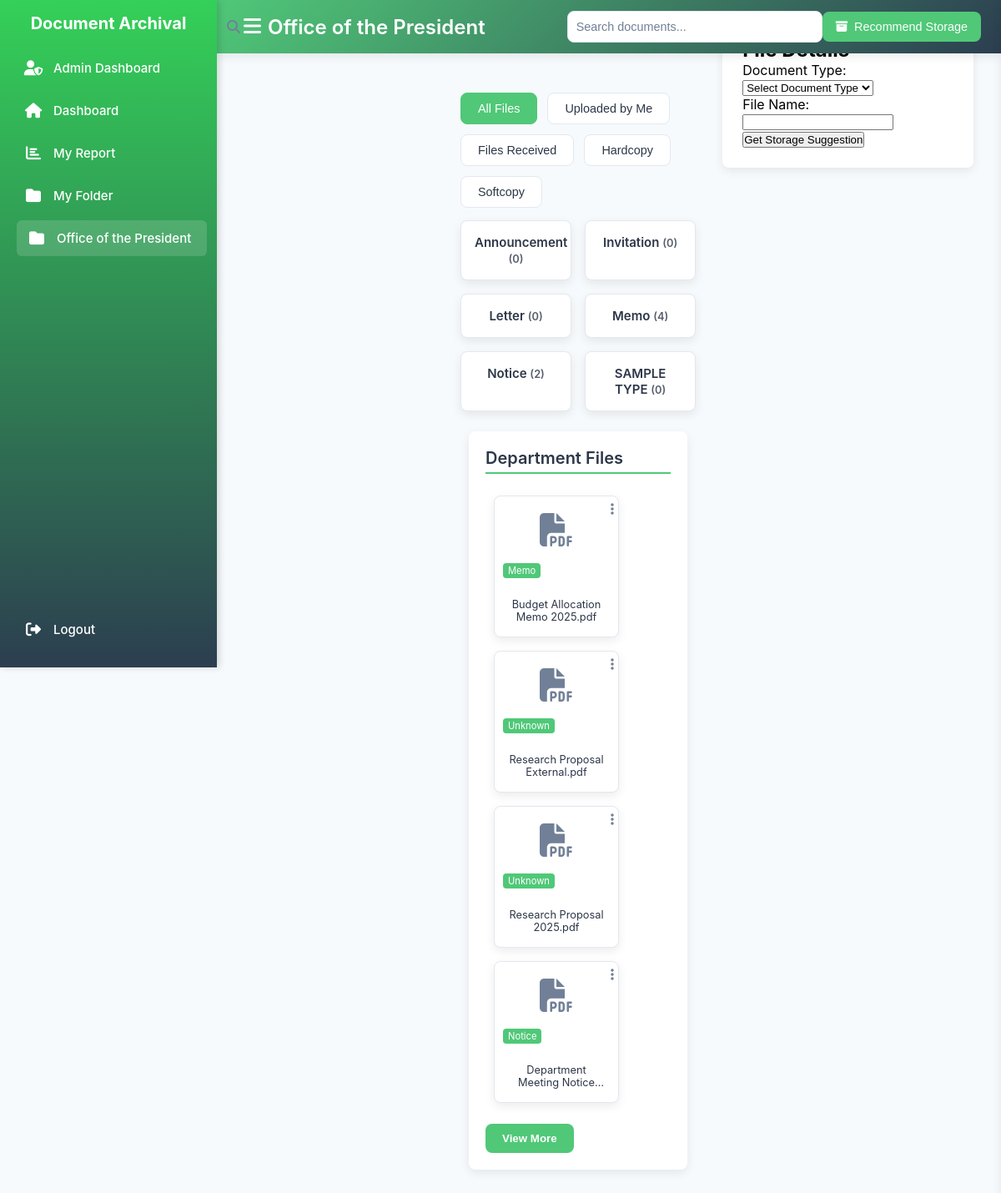
/department_folder.php?department_id=30 (signed in), run on the app's committed database.
### tables this page shows
CREATE TABLE `departments` (
  `department_id` int(11) NOT NULL AUTO_INCREMENT,
  `department_name` varchar(255) NOT NULL COMMENT 'Name of the department',
  `department_type` enum('college','office','sub_department') NOT NULL COMMENT 'Type (e.g., college, office, sub_department)',
  `name_type` enum('Academic','Administrative','Program') NOT NULL COMMENT 'Category (e.g., Academic, Administrative, Program)',
  `parent_department_id` int(11) DEFAULT NULL COMMENT 'Recursive reference to parent department',
  PRIMARY KEY (`department_id`),
  KEY `idx_parent_department` (`parent_department_id`),
  KEY `idx_department_type` (`department_type`,`name_type`),
  CONSTRAINT `fk_departments_parent` FOREIGN KEY (`parent_department_id`) REFERENCES `departments` (`department_id`) ON DELETE SET NULL
);

CREATE TABLE `files` (
  `file_id` int(11) NOT NULL AUTO_INCREMENT,
  `parent_file_id` int(11) DEFAULT NULL COMMENT 'Recursive reference to parent file (e.g., for versions or copies)',
  `file_name` varchar(255) NOT NULL COMMENT 'Name of the file',
  `meta_data` varchar(255) DEFAULT NULL COMMENT 'Optional metadata (e.g., description)',
  `user_id` int(11) NOT NULL COMMENT 'Uploader user ID',
  `upload_date` datetime DEFAULT NULL COMMENT 'File upload timestamp',
  `file_size` int(11) NOT NULL COMMENT 'File size in bytes',
  `file_type` enum('pdf','docx','txt','png','jpg','jpeg','csv','xlsx') NOT NULL COMMENT 'File type (e.g., pdf, docx, txt, png, jpg, jpeg, csv, xlsx)',
  `document_type_id` int(11) DEFAULT NULL COMMENT 'References document_types.document_type_id',
  `file_status` enum('active','archived','deleted','pending_ocr','ocr_complete') NOT NULL DEFAULT 'active' COMMENT 'Lifecycle status of the file',
  `location_id` int(11) DEFAULT NULL COMMENT 'References storage_locations.location_id',
  `copy_type` enum('original','copy') DEFAULT NULL COMMENT 'Type of copy (e.g., copy, original)',
  `file_path` varchar(255) NOT NULL COMMENT 'File storage path',
  `department_id` int(11) DEFAULT NULL COMMENT 'References departments.department_id',
  PRIMARY KEY (`file_id`),
  KEY `idx_parent_file` (`parent_file_id`),
  KEY `idx_user_id` (`user_id`),
  KEY `idx_document_type` (`document_type_id`),
  KEY `idx_location_id` (`location_id`),
  KEY `idx_file_status` (`file_status`),
  KEY `idx_upload_date` (`upload_date`),
  KEY `idx_file_copy_type` (`copy_type`),
  KEY `idx_file_document_status` (`document_type_id`,`file_status`),
  KEY `fk_files_department` (`department_id`),
  CONSTRAINT `fk_files_department` FOREIGN KEY (`department_id`) REFERENCES `departments` (`department_id`) ON DELETE SET NULL,
  CONSTRAINT `fk_files_document_type` FOREIGN KEY (`document_type_id`) REFERENCES `document_types` (`document_type_id`) ON DELETE SET NULL,
  CONSTRAINT `fk_files_location` FOREIGN KEY (`location_id`) REFERENCES `storage_locations` (`location_id`) ON DELETE SET NULL,
  CONSTRAINT `fk_files_parent` FOREIGN KEY (`parent_file_id`) REFERENCES `files` (`file_id`) ON DELETE SET NULL ON UPDATE CASCADE,
  CONSTRAINT `fk_files_user` FOREIGN KEY (`user_id`) REFERENCES `users` (`user_id`) ON DELETE CASCADE
);

CREATE TABLE `documents_type_fields` (
  `Document_type_id` int(11) NOT NULL,
  `Document_type_field` int(11) DEFAULT NULL,
  `Field_name` varchar(255) DEFAULT NULL,
  `Field_label` varchar(255) DEFAULT NULL,
  `Field_type` int(11) DEFAULT NULL,
  `Is_required` tinyint(1) DEFAULT NULL
);

### Department_folder.php (the view, shortened to what this page needs)
<?php
require_once 'log_activity.php';
require_once 'notification.php';
function validateSession(): array
{
    return ['user_id' => (int)$_SESSION['user_id'], 'role' => $_SESSION['role']];
}
function getFileIcon(string $fileName): string
{
    $iconClasses = [
        'pdf' => 'fas fa-file-pdf',
        'doc' => 'fas fa-file-word',
        'docx' => 'fas fa-file-word',
        'xls' => 'fas fa-file-excel',
        'xlsx' => 'fas fa-file-excel',
        'ppt' => 'fas fa-file-powerpoint',
        'pptx' => 'fas fa-file-powerpoint',
        'txt' => 'fas fa-file-alt',
        'jpg' => 'fas fa-file-image',
        'jpeg' => 'fas fa-file-image',
        'png' => 'fas fa-file-image',
        'default' => 'fas fa-file'
    ];
    $extension = strtolower(pathinfo($fileName, PATHINFO_EXTENSION));
    return $iconClasses[$extension] ?? $iconClasses['default'];
}
function fetchUserDepartments(PDO $pdo, int $userId): array
{
    $stmt = $pdo->prepare("
        SELECT d.Department_id AS id, d.Department_name AS name
        FROM departments d
        JOIN users_department ud ON d.Department_id = ud.Department_id
        WHERE ud.User_id = ?
        ORDER BY d.Department_name
    ");
    $stmt->execute([$userId]);
    return $stmt->fetchAll(PDO::FETCH_ASSOC);
}
function fetchDocumentTypes(PDO $pdo): array
{
    $stmt = $pdo->prepare("SELECT DISTINCT Field_name AS name FROM documents_type_fields ORDER BY Field_name");
    $stmt->execute();
    return $stmt->fetchAll(PDO::FETCH_ASSOC);
}
function fetchDepartmentFiles(PDO $pdo, int $userId, int $departmentId): array
{
    $stmt = $pdo->prepare("
        SELECT f.File_id AS id, f.File_name AS file_name, f.User_id AS user_id, f.Upload_date AS upload_date,
               f.File_size AS file_size, f.File_type AS file_type, f.File_path AS file_path, f.Meta_data AS meta_data,
               dtf.Field_name AS document_type, u.Username AS uploader_name
        FROM files f
        LEFT JOIN documents_type_fields dtf ON f.Document_type_id = dtf.Document_type_id
        LEFT JOIN users u ON f.User_id = u.User_id
        JOIN users_department ud ON ud.User_id = f.User_id AND ud.Department_id = ?
        WHERE f.File_status != 'deleted' AND ud.User_id IN (
            SELECT User_id FROM users_department WHERE Department_id = ?
        )
        ORDER BY f.Upload_date DESC
    ");
    $stmt->execute([$departmentId, $departmentId]);
    $files = $stmt->fetchAll(PDO::FETCH_ASSOC);
    foreach ($files as &$file) {
        $metaData = json_decode($file['meta_data'] ?? '{}', true);
    }
    return $files;
}
function validateDepartmentAccess(PDO $pdo, int $userId, int $departmentId): bool
{
    $stmt = $pdo->prepare("
        SELECT COUNT(*) FROM users_department
        WHERE User_id = ? AND Department_id = ?
    ");
    $stmt->execute([$userId, $departmentId]);
    return $stmt->fetchColumn() > 0;
}
try {
    $session = validateSession();
    $userId = $session['user_id'];
    $userRole = $session['role'];
    $departmentId = filter_input(INPUT_GET, 'department_id', FILTER_VALIDATE_INT);
    global $pdo;
    $stmt = $pdo->prepare("SELECT Department_name AS name FROM departments WHERE Department_id = ?");
    $stmt->execute([$departmentId]);
    $department = $stmt->fetch(PDO::FETCH_ASSOC);
    $departmentName = $department['name'];
    if (!validateDepartmentAccess($pdo, $userId, $departmentId)) {
        throw new Exception('You do not have access to this department.', 403);
    }
    $userDepartments = fetchUserDepartments($pdo, $userId);
    $documentTypes = fetchDocumentTypes($pdo);
    $files = fetchDepartmentFiles($pdo, $userId, $departmentId);
    $sortFilter = filter_input(INPUT_GET, 'sort', FILTER_SANITIZE_STRING, ['options' => ['default' => 'all']]);
    $filteredFiles = array_filter($files, function ($file) use ($userId, $sortFilter) {
        $isUploadedByMe = $file['user_id'] == $userId;
        $isReceived = !$isUploadedByMe;
        $isHardcopyOnly = ($file['hard_copy_available'] ?? 0) == 1 && empty($file['file_path']);
        $isSoftcopyOnly = ($file['hard_copy_available'] ?? 0) == 0 && !empty($file['file_path']);
        return match ($sortFilter) {
            'uploaded-by-me' => $isUploadedByMe,
            'received' => $isReceived,
            'hardcopy' => $isHardcopyOnly,
            'softcopy' => $isSoftcopyOnly,
            default => true
        };
    });
} catch (Exception $e) {
    error_log("Error in Department_folder.php: " . $e->getMessage());
    if ($_SERVER['REQUEST_METHOD'] === 'POST') {
        sendJsonResponse(false, 'Server error: ' . $e->getMessage(), [], $e->getCode() ?: 500);
    } else {
        http_response_code($e->getCode() ?: 500);
        die('Error: ' . htmlspecialchars($e->getMessage(), ENT_QUOTES, 'UTF-8'));
    }
}
?>
<!DOCTYPE html>
<html lang="en">
<head>
    <link rel="stylesheet" href="https://cdnjs.cloudflare.com/ajax/libs/font-awesome/6.4.2/css/all.min.css">
    <link rel="stylesheet" href="style/client-sidebar.css">
    <link rel="stylesheet" href="style/folder-page.css">
</head>
<body>
    <div class="top-nav">
        <button class="toggle-btn" title="Toggle Sidebar" aria-label="Toggle Sidebar"><i class="fas fa-bars"></i></button>
        <h2><?= htmlspecialchars($departmentName); ?></h2>
        <div class="search-container">
            <i class="fas fa-search search-icon"></i>
            <input type="text" placeholder="Search documents..." class="search-bar" id="searchBar" aria-label="Search documents">
        </div>
        <button id="hardcopyStorageButton" aria-label="Recommend Storage"><i class="fas fa-archive"></i> Recommend Storage</button>
    </div>
    <div class="sidebar">
        <h2 class="sidebar-title">Document Archival</h2>
        <?php if ($userRole === 'admin'): ?>
            <a href="admin_dashboard.php" data-tooltip="Admin Dashboard" class="<?= basename($_SERVER['PHP_SELF']) == 'admin_dashboard.php' ? 'active' : '' ?>">
                <i class="fas fa-user-shield"></i><span class="link-text">Admin Dashboard</span>
            </a>
        <?php endif; ?>
        <a href="dashboard.php" class="<?= basename($_SERVER['PHP_SELF']) == 'dashboard.php' ? 'active' : '' ?>" data-tooltip="Dashboard">
            <i class="fas fa-home"></i><span class="link-text">Dashboard</span>
        </a>
        <a href="my-report.php" class="<?= basename($_SERVER['PHP_SELF']) == 'my-report.php' ? 'active' : '' ?>" data-tooltip="My Report">
            <i class="fas fa-chart-bar"></i><span class="link-text">My Report</span>
        </a>
        <a href="my-folder.php" class="<?= basename($_SERVER['PHP_SELF']) == 'my-folder.php' ? 'active' : '' ?>" data-tooltip="My Folder">
            <i class="fas fa-folder"></i><span class="link-text">My Folder</span>
        </a>
        <?php foreach ($userDepartments as $dept): ?>
            <a href="department_folder.php?department_id=<?= htmlspecialchars($dept['id'], ENT_QUOTES, 'UTF-8') ?>"
                class="<?= $dept['id'] == $departmentId ? 'active' : '' ?>"
                data-tooltip="<?= htmlspecialchars($dept['name']) ?>">
                <i class="fas fa-folder"></i><span class="link-text"><?= htmlspecialchars($dept['name']) ?></span>
            </a>
        <?php endforeach; ?>
        <a href="logout.php" class="logout-btn" data-tooltip="Logout">
            <i class="fas fa-sign-out-alt"></i><span class="link-text">Logout</span>
        </a>
    </div>
    <main class="main-content">
        <div class="sorting-buttons">
            <button class="sort-btn <?= $sortFilter === 'all' ? 'active' : '' ?>" data-filter="all" aria-label="Show all files">All Files</button>
            <button class="sort-btn <?= $sortFilter === 'uploaded-by-me' ? 'active' : '' ?>" data-filter="uploaded-by-me" aria-label="Show files uploaded by me">Uploaded by Me</button>
            <button class="sort-btn <?= $sortFilter === 'received' ? 'active' : '' ?>" data-filter="received" aria-label="Show received files">Files Received</button>
            <button class="sort-btn <?= $sortFilter === 'hardcopy' ? 'active' : '' ?>" data-filter="hardcopy" aria-label="Show hardcopy files">Hardcopy</button>
            <button class="sort-btn <?= $sortFilter === 'softcopy' ? 'active' : '' ?>" data-filter="softcopy" aria-label="Show softcopy files">Softcopy</button>
        </div>
        <div class="ftypes">
            <?php foreach ($documentTypes as $type):
                $fileCount = count(array_filter($filteredFiles, fn($file) => $file['document_type'] === $type['name']));
            ?>
                <div class="ftype-card"
                    data-type="<?= htmlspecialchars(strtolower($type['name']), ENT_QUOTES, 'UTF-8') ?>"
                    role="button"
                    tabindex="0"
                    aria-label="View <?= htmlspecialchars(ucfirst($type['name']), ENT_QUOTES, 'UTF-8') ?> files (<?= $fileCount ?>)">
                    <p><?= htmlspecialchars(ucfirst($type['name']), ENT_QUOTES, 'UTF-8') ?> <span class="file-count">(<?= $fileCount ?>)</span></p>
                </div>
            <?php endforeach; ?>
        </div>
        <div class="masonry-grid">
            <section class="masonry-section">
                <h3>Department Files</h3>
                <div class="file-card-container" id="departmentFiles">
                    <?php foreach (array_slice($filteredFiles, 0, 4) as $file): ?>
                        <div class="file-card"
                            data-file-id="<?= htmlspecialchars($file['id'], ENT_QUOTES, 'UTF-8') ?>"
                            data-file-name="<?= htmlspecialchars($file['file_name'], ENT_QUOTES, 'UTF-8') ?>"
                            role="button"
                            tabindex="0"
                            aria-label="View details for <?= htmlspecialchars($file['file_name'], ENT_QUOTES, 'UTF-8') ?>">
                            <div class="file-icon-container"><i class="<?= getFileIcon($file['file_name']) ?> file-icon"></i></div>
                            <p class="file-name"><?= htmlspecialchars($file['file_name'], ENT_QUOTES, 'UTF-8') ?></p>
                            <span class="file-type-badge"><?= htmlspecialchars($file['document_type'] ?? 'Unknown', ENT_QUOTES, 'UTF-8') ?></span>
                            <div class="file-options"
                                role="button"
                                tabindex="0"
                                aria-label="File options for <?= htmlspecialchars($file['file_name'], ENT_QUOTES, 'UTF-8') ?>">
                                <i class="fas fa-ellipsis-v" aria-hidden="true"></i>
                            </div>
                        </div>
                    <?php endforeach; ?>
                </div>
                <div class="view-more">
                    <button onclick="openModal('department')" aria-label="View more department files">View More</button>
                </div>
            </section>
        </div>
    </main>
    <div class="popup-questionnaire" id="hardcopyStoragePopup" role="dialog" aria-labelledby="hardcopyStorageTitle">
        <form id="fileDetailsForm" class="modal-content">
            <button type="button" class="close-modal" onclick="closePopup('hardcopyStoragePopup')" aria-label="Close storage popup">×</button>
            <h2 id="hardcopyStorageTitle">File Details</h2>
            <label for="documentType">Document Type:</label>
            <select id="documentType" name="document_type" required aria-required="true">
                <option value="">Select Document Type</option>
            </select>
            <div id="dynamicFields">
                <label for="fileName">File Name:</label>
                <input type="text" id="fileName" name="file_name" required maxlength="255" aria-required="true">
            </div>
            <button type="submit" class="submit-button" aria-label="Get storage suggestion">Get Storage Suggestion</button>
        </form>
    </div>
</body>
</html>

### style/client-sidebar.css (style rules this page uses)
.sidebar { width: 260px; background: linear-gradient(180deg, #34d058 0%, #2c3e50 100%); min-height: 100vh; padding: 16px; color: white; display: flex; flex-direction: column; box-shadow: 3px 0 8px rgba(0, 0, 0, 0.15); transition: width 0.3s ease-in-out, transform 0.3s ease-in-out; position: fixed; top: 0; left: 0; z-index: 1100; }
.sidebar h2 { font-size: 20px; font-weight: 700; margin-bottom: 20px; text-align: center; transition: opacity 0.3s ease, height 0.3s ease; }
.sidebar a, .sidebar .logout-btn, .sidebar .admin-dashboard-btn { display: flex; align-items: center; padding: 12px; color: white; text-decoration: none; font-size: 15px; font-weight: 500; border-radius: 6px; margin-bottom: 8px; transition: all 0.2s ease-in-out; position: relative; }
.sidebar a i, .sidebar .logout-btn i, .sidebar .admin-dashboard-btn i { margin-right: 12px; width: 24px; font-size: 18px; text-align: center; }
.sidebar a:hover, .sidebar a.active, .sidebar .logout-btn:hover, .sidebar .admin-dashboard-btn:hover { background: rgba(255, 255, 255, 0.15); transform: translateX(4px); }
.logout-btn { margin-top: auto; background-color: rgba(231, 76 gnome-session-quit, 60, 0.2); }

### data on the page
departments: department_name "Office of the President"
files: file_name "Budget Allocation Memo 2025.pdf", documents_type_fields.Field_name "Memo"
files: file_name "Research Proposal External.pdf", document_type "Unknown"
files: file_name "Research Proposal 2025.pdf", document_type "Unknown"
files: file_name "Department Meeting…", documents_type_fields.Field_name "Notice"

### other printed values
$type['name'] "Announcement"
$fileCount "0"
$type['name'] "Invitation"
$type['name'] "Letter"
$type['name'] "Memo"
$fileCount "4"
$type['name'] "Notice"
$fileCount "2"
$type['name'] "SAMPLE TYPE"
